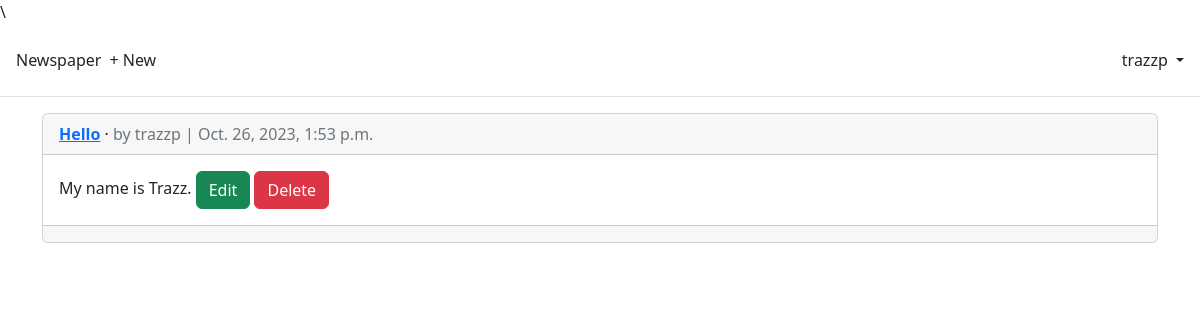
Before: /articles/ (signed in) with the older database file.
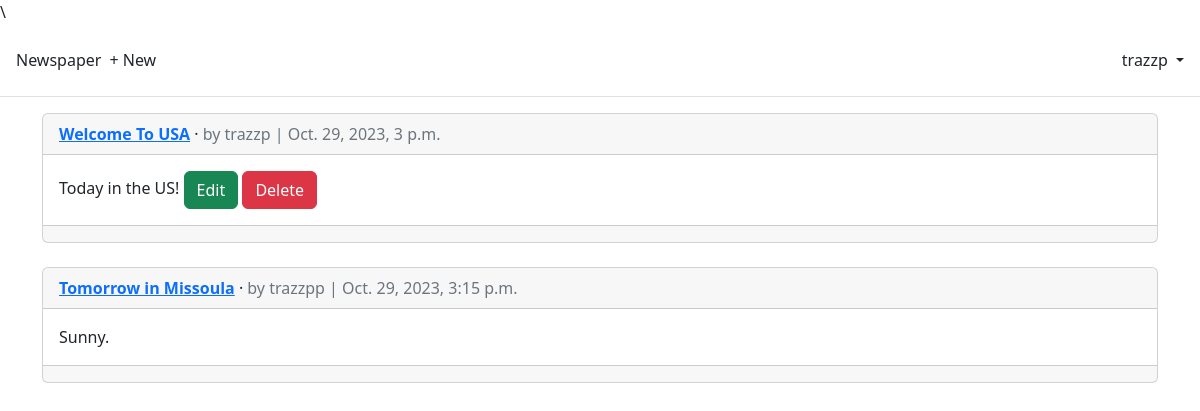
After: the same page with the newer database file.
### accounts/models.py (models this page shows)
class CustomUser(AbstractUser):
    age = models.PositiveIntegerField(null=True, blank=True)

### articles/models.py (models this page shows, shortened)
class Article(models.Model):
    title = models.CharField(max_length=255)
    body = models.TextField()
    date = models.DateTimeField(auto_now_add=True)
    author = models.ForeignKey(
        get_user_model(),
        on_delete=models.CASCADE,
        related_name="comments",
    )
    def get_absolute_url(self):
        return reverse("article_detail", args=[str(self.id)])

### articles/views.py (the view)
# urls.py: path("", ArticleListView.as_view(), name="article_list"),
class ArticleListView(LoginRequiredMixin, ListView):
    model = Article
    template_name = "article_list.html"

### templates/article_list.html (shortened to what this page needs)
{% extends "base.html" %}
{% block content %}
{% for article in article_list %}
<div class="card">
  <div class="card-header">
    <span class="fw-bold">
      <a href="{{article.get_absolute_url}}">{{ article.title }}</a>
    </span> &middot;
    <span class="text-muted">by {{ article.author }} |
    {{ article.date }}</span>
  </div>
  <div class="card-body">
    {{ article.body }}
    {% if article.author.pk == request.user.pk %}
    <a class="btn btn-success ml-2" href="{% url 'article_edit' article.pk %}">Edit</a>
    <a class="btn btn-danger ml-2" href="{% url 'article_delete' article.pk %}">Delete</a>
    {% endif %}
  </div>
  <div class="card-footer">
  </div>
</div>
<br />
{% endfor %}
{% endblock content %}

### templates/base.html (shortened to what this page needs)
\<html>
    <head>
        <link href="https://cdn.jsdelivr.net/npm/bootstrap@5.2.3/dist/css/bootstrap.min.css" rel="stylesheet">
    </head>
    <body>
        <header class="p-3 mb-3 border-bottom">
            <div class="d-flex flex-wrap align-items-center justify-content-center justify-content-lg-start">
                <a class="navbar-brand" href="{% url 'home' %}">Newspaper</a>
                <ul class="nav col-12 col-lg-auto me-lg-auto mb-2 justify-content-center mb-md-0">
                    {% if user.is_authenticated %}
                    <li><a href="{% url 'article_new' %}" class="nav-link px-2 link-dark">+ New</a></li>
                </ul>
                <div class="dropdown text-end">
                    <a href="#" class="d-block link-dark text-decoration-none dropdown-toggle" id="dropdownUser1" data-bs-toggle="dropdown" aria-expanded="false">
                        {{user.username}}
                    </a>
                </div>
                {% else %}
            </ul>
            <div class="text-end">
                <a href="{% url 'login' %}" class="btn btn-outline-primary me-2">Log in</a>
                <a href="{% url 'signup' %}" class="btn btn-primary">Sign Up</a>
            </div>
            {% endif %}
        </div>
</header>
        <main>
            <div class="container">
            {% block content %}
            {% endblock content %}
            </div>
        </main>
    </body>
</html>

Changed rows visible on the page:
removed Article: title "Hello", author "trazzp", date "Oct. 26, 2023, 1:53 p.m.", body "My name is Trazz.", shows "Edit"
added Article: title "Welcome To USA", author "trazzp", date "Oct. 29, 2023, 3 p.m.", body "Today in the US!", shows "Edit"
added Article: title "Tomorrow in Missoula", author "trazzpp", date "Oct. 29, 2023, 3:15 p.m.", body "Sunny."
